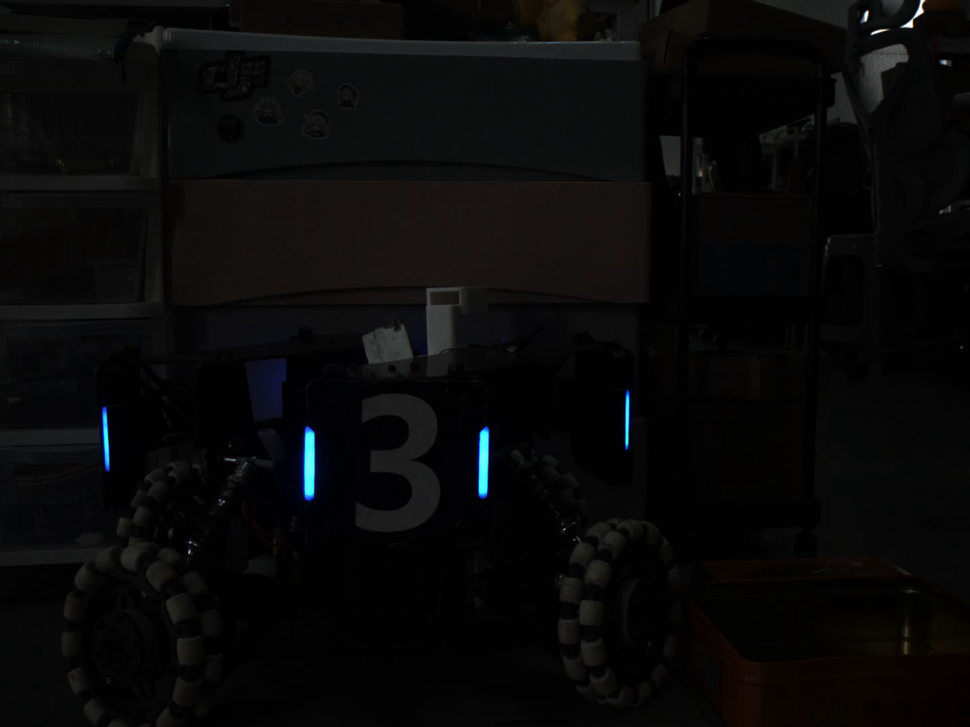
//> input picture image/task03_a.png, 970 x 727 px, shrunk from 1440 x 1080 before the run
$ ./main   (built with g++ and OpenCV 4)
//> lines starting //> are read from the running program, lines starting //| are printed output that depends on the picture; after the words box and inside, x2 and y2 are one past the last pixel; in counts of white or black regions, pixels touching at a corner belong together
#include <iostream>
#include <opencv2/opencv.hpp>
#include <vector>
#include <fstream>
using namespace std;
using namespace cv;

/*
根据候选框输出粗略判断筛选条件为：
角度 0-5
面积 >150
长宽比 4-11
*/

vector<vector<Point>> contours_a; //轮廓集合
vector<vector<Point>> contours_b;
// vector<Vec4i> hierarchy;  //层级关系

//red
Scalar lower_red1(0,80,70);
Scalar higher_red1(10,255,255);

Scalar lower_red2(170,80,70);
Scalar higher_red2(179,255,255);

//blue
Scalar lower_blue(90,80,50);
Scalar higher_blue(130,255,255);

const float half = 180.0;


Mat calculate_draw(Mat& src,vector<vector<Point>>& contours,ofstream& csv)
{
    Point2f poin[4];
    Mat result = src.clone();

    for (int i = 0; i < contours.size(); i++)
    {
        cout << "id: " << i << " area: " << contourArea(contours[i]) << endl;
        auto rect = minAreaRect(contours[i]);   //根据轮廓 获取最小旋转矩形(最小能包裹轮廓的矩形)
        auto center = rect.center;

        //统一长短定义
        auto long_side = max(rect.size.width,rect.size.height);
        auto short_side = min(rect.size.width,rect.size.height);
        auto l_s = long_side/short_side;
        cout << "chang / kuan: " << l_s << endl;

        int index = 0;
        rect.points(poin);
        for (int j = 1; j < 4; j++)
        {
            if (abs(norm(poin[0]-poin[j]) - long_side) < 0.01f)    //norm根据坐标差计算绝对距离,浮点数计算可能会有误差所以用一个允许的误差范围来判断
            {
                index = j;
                break;
            }
        }

        auto point1 = poin[0];
        auto point2 = poin[index];

        //计算角度  因为是竖直方向夹角所以是 dx/dy
        auto px = point1.x - point2.x;
        auto py = point1.y - point2.y;

        auto angle = atan2(abs(px),abs(py))*half/CV_PI;  //通过arctan 求出弧度进而求出角度

        // cout << "px: " << px << " py: " << py << endl;
        cout << angle << endl;

        //通过单位向量计算上下端点
        // 长边向量(px,py)
        if(py < 0)
        {
            px = -px;
            py = -py;
        }
        //确保向量指向图像下方
        Point2f buttom_point(center.x + (px/2.0f),center.y + (py/2.0f));
        Point2f top_point(center.x - (px/2.0f),center.y - (py/2.0f));

        //写入csv
        csv << fixed << setprecision(2);
        csv << i << "," << contourArea(contours[i]) << "," << center.x << "," << center.y << "," << long_side << "," << short_side << "," << l_s << "," << angle << "," << top_point.x << "," << top_point.y << "," << buttom_point.x << "," << buttom_point.y << ",";

        //判断条件
        if (angle < 5.0f && contourArea(contours[i]) > 150.0f && l_s > 4.0f && l_s < 11.0f)
        {
            //在原图上画出矩形
            for (int j = 0; j < 4; j++)
            {
                line(result,poin[j],poin[(j+1)%4],Scalar(0,255,0),2);
            }
            putText(result,to_string(i),poin[0],FONT_HERSHEY_SIMPLEX,0.6,Scalar(255,0,255),2);
            circle(result,buttom_point,4,Scalar(255,255,255),-1);
            circle(result,top_point,4,Scalar(255,255,255),-1);
            csv << 1 << endl;
        }
        else
        {
            if (angle >= 5.0f)
            {
                csv << "angle large/";
            }

            if (contourArea(contours[i]) <= 150.0f)
            {
                csv << "less area/";
            }

            if (l_s <= 4.0f || l_s >=11.0f)
            {
                csv << "ratio out of range,";
            }

            csv << endl;

        }


        //在原图上画出矩形
        for (int j = 0; j < 4; j++)
        {
            line(src,poin[j],poin[(j+1)%4],Scalar(0,255,0),2);
        }
        putText(src,to_string(i),poin[0],FONT_HERSHEY_SIMPLEX,0.6,Scalar(255,0,255),2);

    }

    return result;
}

int main()
{
    ofstream csva("../image_output/task03/data_a.csv");
    ofstream csvb("../image_output/task03/data_b.csv");
    csva << "id,area,center_x,center_y,long_side,short_side,ratio,angle,top_x,top_y,bottom_x,bottom_y,vaild" << endl;
    csvb << "id,area,center_x,center_y,long_side,short_side,ratio,angle,top_x,top_y,bottom_x,bottom_y,vaild" << endl;

    Mat a,b,mask_a,mask_b1,mask_b2,mask_b;
    a = imread("../image/task03_a.png");
//> a is the input picture: 727 rows x 970 cols, CV_8UC3; mean B, G, R 9, 9, 9.2
    b = imread("../image/task03_b.png");
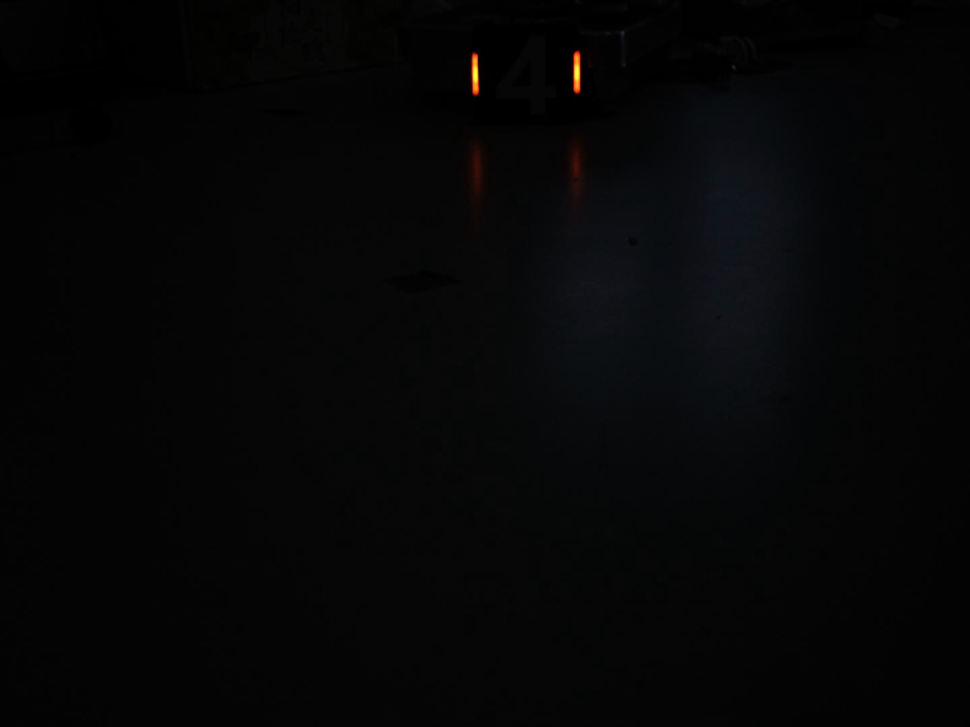
//> input picture image/task03_b.png, 970 x 727 px, shrunk from 1440 x 1080 before the run
//> b is the input picture: 727 rows x 970 cols, CV_8UC3; mean B, G, R 6.5, 6, 5.8
    auto bgr_a = a.clone();
    auto bgr_b = b.clone();
    cvtColor(a,a,COLOR_BGR2HSV);
//> a: 727 rows x 970 cols, CV_8UC3; mean H, S, V 33.2, 55.6, 10.5
    cvtColor(b,b,COLOR_BGR2HSV);
//> b: 727 rows x 970 cols, CV_8UC3; mean H, S, V 28.1, 25.2, 6.8
    inRange(b,lower_red1,higher_red1,mask_b1);
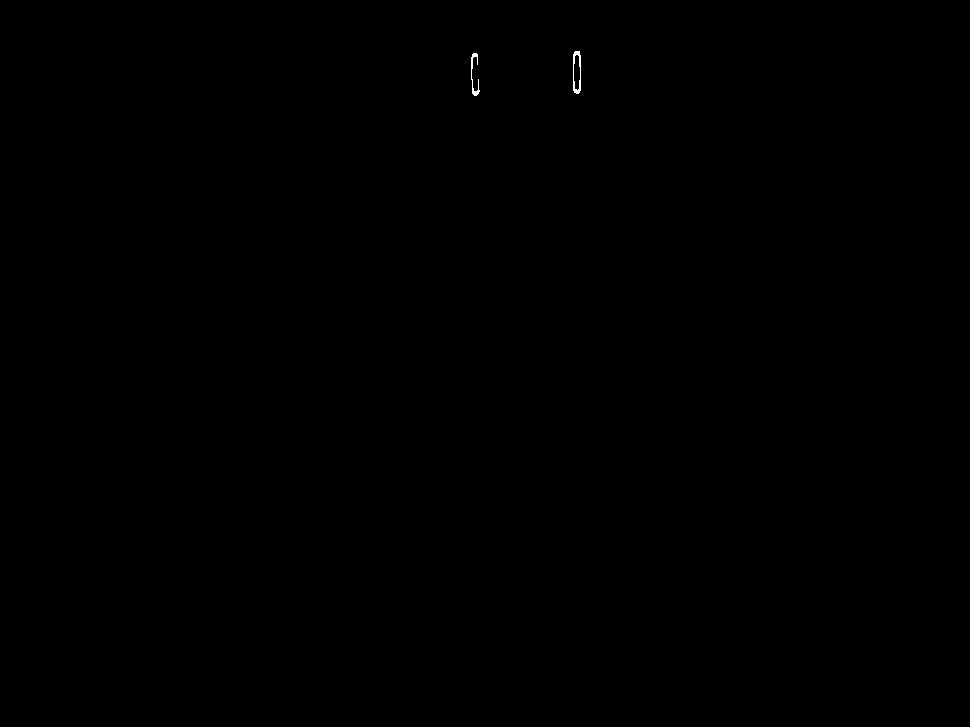
//> mask_b1: 727 rows x 970 cols, CV_8UC1; 0.04% white in thin lines or dots, all inside (x1, y1, x2, y2) = (471, 51, 581, 96)
    inRange(b,lower_red2,higher_red2,mask_b2);
//> mask_b2: 727 rows x 970 cols, CV_8UC1; 0% white in thin lines or dots, all inside (x1, y1, x2, y2) = (479, 54, 581, 90)
    bitwise_or(mask_b1,mask_b2,mask_b);
    inRange(a,lower_blue,higher_blue,mask_a);
//> mask_a: 727 rows x 970 cols, CV_8UC1; 0.41% white; 24 white regions (18 under 20 px)
    findContours(mask_a,contours_a,RETR_EXTERNAL,CHAIN_APPROX_SIMPLE);   //计算外部轮廓，只保存转折点
//> contours_a = 24 contours, 19 with area under 20; largest, box (x1, y1, x2, y2) and area: (301, 425, 318, 502) 961, (477, 426, 490, 499) 740, (101, 406, 110, 472) 358, (624, 389, 631, 450) 232, (273, 365, 286, 399) 215
    findContours(mask_b,contours_b,RETR_EXTERNAL,CHAIN_APPROX_SIMPLE);
//> contours_b = 2 contours; box (x1, y1, x2, y2) and area: (573, 51, 581, 94) 282, (471, 53, 480, 96) 62

    //计算面积
    auto result_a = calculate_draw(bgr_a,contours_a,csva);
//> the loop in calculate_draw, `for (int i = 0; i < contours.size(); i++)` made 24 passes
//| id: 0 area: 1.5
//| chang / kuan: 2
//| 0
//| id: 1 area: 0
//> (the first 4 of 24 printed lines)
//> (output is shown up to pass 8 of 24)
//> after the loop in calculate_draw, `for (int i = 0; i < contours.size(); i++)`:
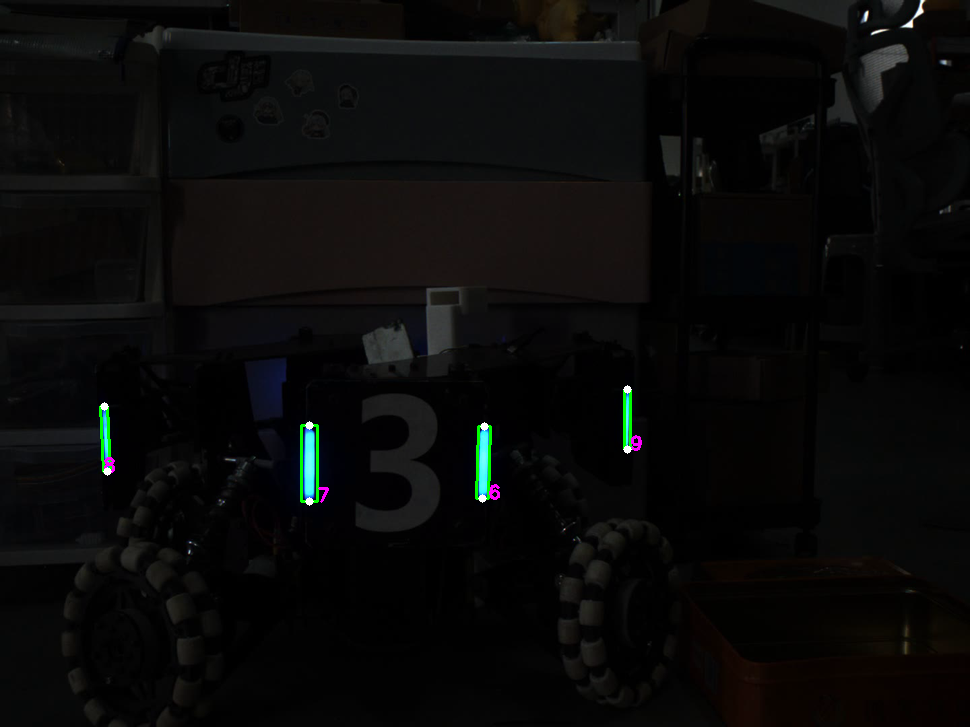
//> result: 727 rows x 970 cols, CV_8UC3; 0.34% of pixels changed, all inside (x1, y1, x2, y2) = (99, 385, 642, 506)
//> after the loop in calculate_draw, `for (int i = 0; i < contours.size(); i++)`:
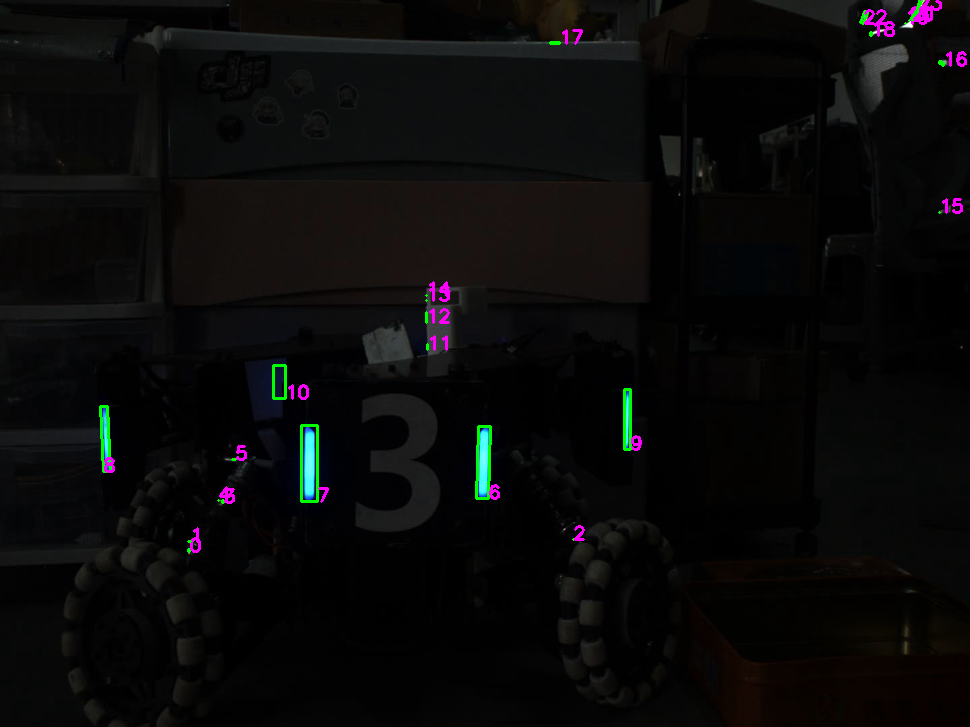
//> src: 727 rows x 970 cols, CV_8UC3; mean B, G, R 9.7, 9.7, 10
    auto result_b = calculate_draw(bgr_b,contours_b,csvb);
//> the loop in calculate_draw (call 2), `for (int i = 0; i < contours.size(); i++)` made 2 passes
//| id: 0 area: 61.5
//| chang / kuan: 5.57851
//| 3.57634
//| id: 1 area: 281.5
//| chang / kuan: 6
//| 0
//> pass 1, in calculate_draw (call 2), `putText(src,to_string(i),poin[0],FONT_HERSHEY_SIMPLEX,0.6,Scalar(255,0..`:
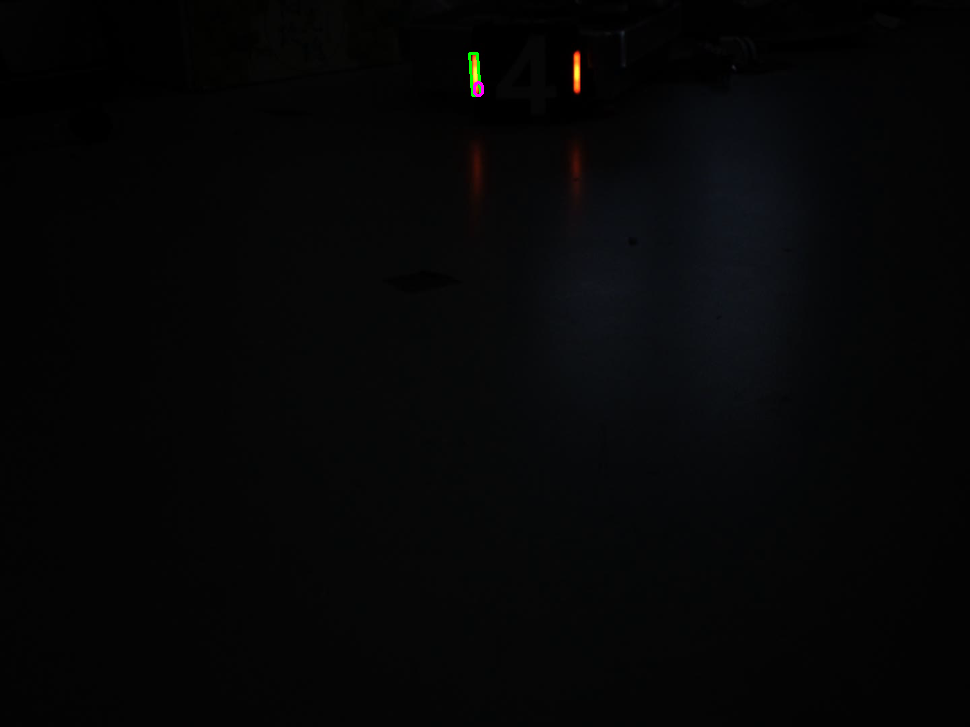
//> src: 727 rows x 970 cols, CV_8UC3; 0.05% of pixels changed, all inside (x1, y1, x2, y2) = (468, 52, 484, 97)
//> pass 2, in calculate_draw (call 2), `putText(src,to_string(i),poin[0],FONT_HERSHEY_SIMPLEX,0.6,Scalar(255,0..`:
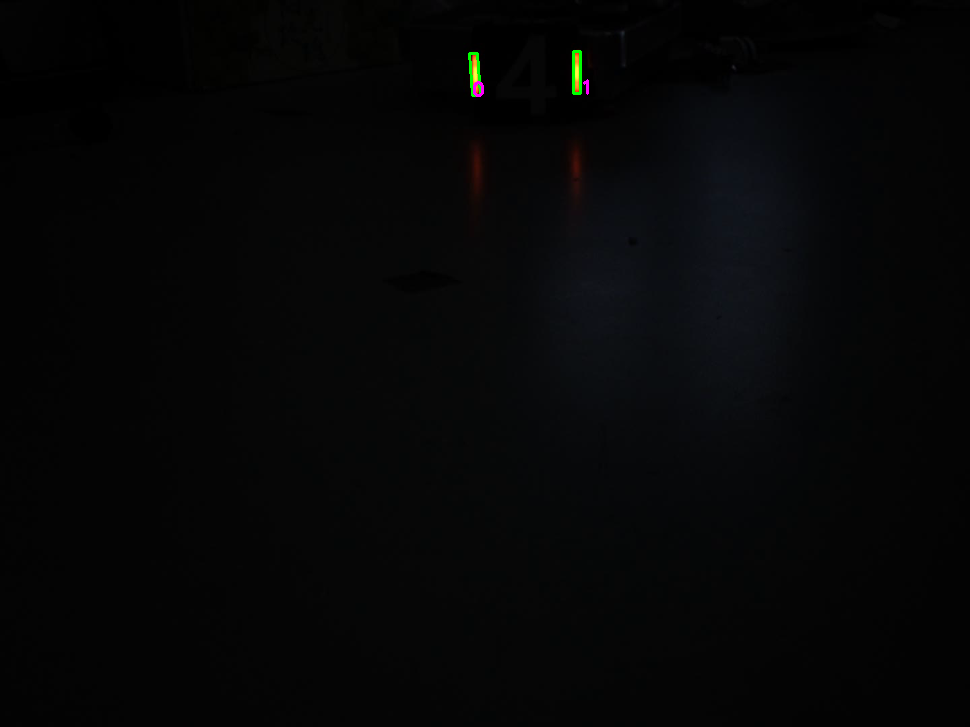
//> src: 727 rows x 970 cols, CV_8UC3; 343 pixels changed, all inside (x1, y1, x2, y2) = (572, 50, 589, 95)
//> after the loop in calculate_draw (call 2), `for (int i = 0; i < contours.size(); i++)`: result: 727 rows x 970 cols, CV_8UC3; mean B, G, R 6.6, 6.1, 5.8
    imwrite("../image_output/task03/task03_a_withcontours.png",bgr_a);
    imwrite("../image_output/task03/task03_b_withcontours.png",bgr_b);
    imwrite("../image_output/task03/task03_a_result.png",result_a);
    imwrite("../image_output/task03/task03_b_result.png",result_b);

    csva.close();
    csvb.close();

    // [5 lines of commented-out code are left out]
    return 0;
}
